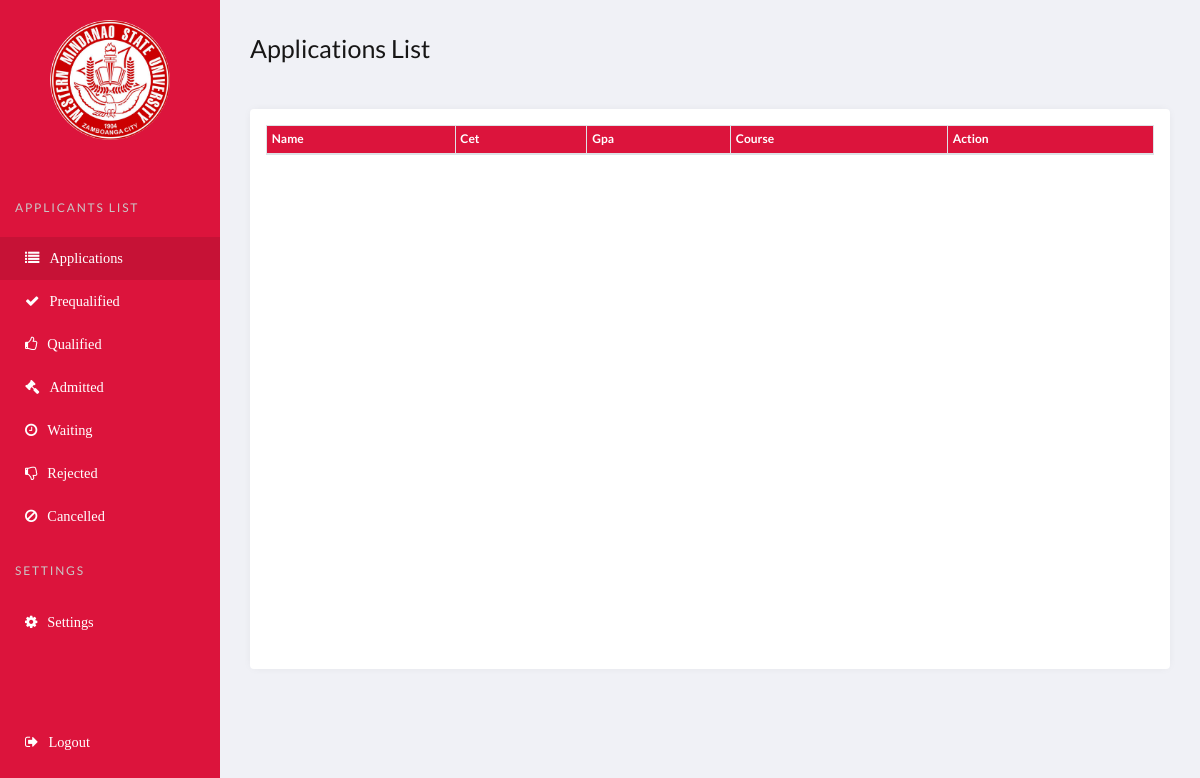
The page /admin/admin.main.php (signed in) on the database as committed earlier.
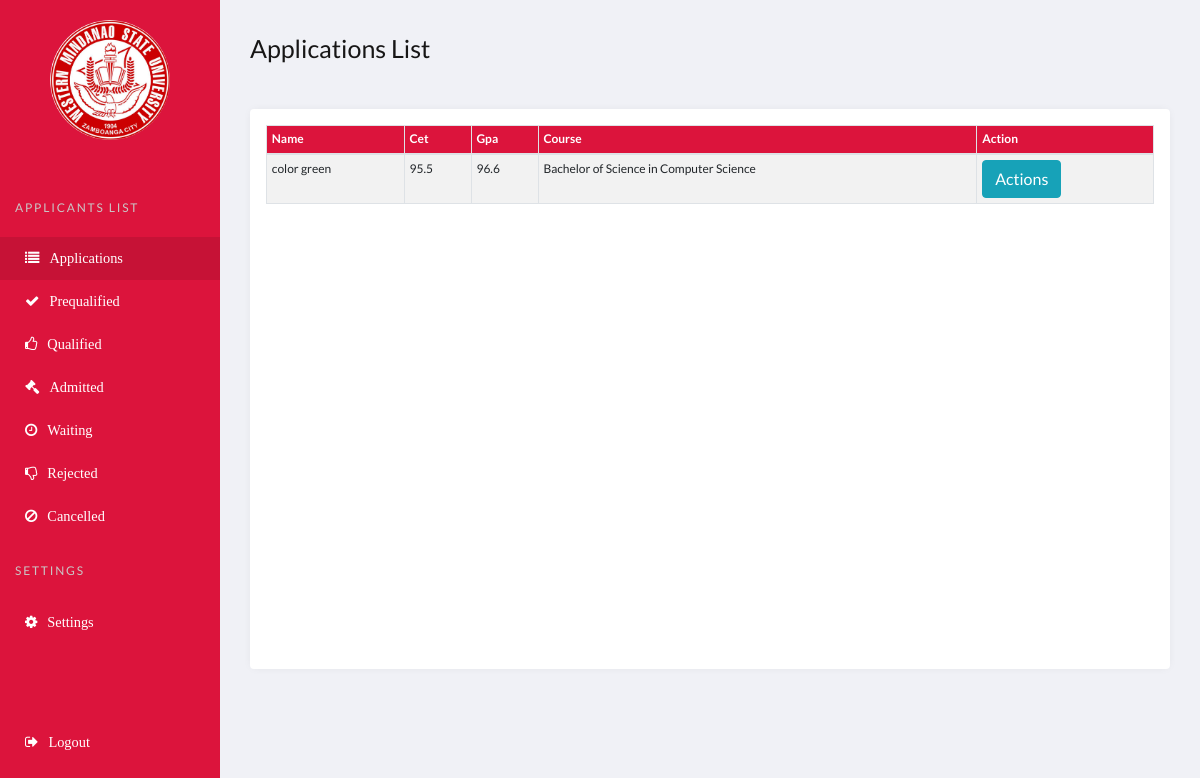
The same page on the database as committed later.
### tables this page shows
CREATE TABLE `selectedcourse` (
  `id` int(11) NOT NULL,
  `user_id` int(11) NOT NULL,
  `course_id` int(11) NOT NULL,
  `file_id` int(11) NOT NULL,
  `userStatus` varchar(100) DEFAULT NULL,
  `date` varchar(200) NOT NULL
);

CREATE TABLE `users` (
  `id` int(11) NOT NULL,
  `username` varchar(100) NOT NULL,
  `fname` varchar(100) NOT NULL,
  `lname` varchar(100) NOT NULL,
  `email` varchar(100) NOT NULL,
  `user_type` varchar(100) NOT NULL,
  `password` varchar(100) NOT NULL
);

CREATE TABLE `attachment` (
  `id` int(11) NOT NULL,
  `cet_path` text NOT NULL,
  `gmoral_path` text NOT NULL,
  `gpa_path` text NOT NULL,
  `shiftee_path` text DEFAULT NULL,
  `user_id` int(100) NOT NULL,
  `cetValue` varchar(100) NOT NULL,
  `gpaValue` varchar(100) NOT NULL
);

CREATE TABLE `coursestbl` (
  `course_id` int(11) NOT NULL,
  `course_name` varchar(255) NOT NULL,
  `course_description` varchar(1000) NOT NULL,
  `college_id` int(11) NOT NULL,
  `course_img` text DEFAULT NULL,
  `quota` int(200) DEFAULT NULL,
  `waiting` int(200) DEFAULT NULL,
  `cet_req` float DEFAULT NULL,
  `gpa_req` float DEFAULT NULL
);

### admin/admin.main.php (the view, shortened to what this page needs)
<?php
include('../functions.php');
?>
<!DOCTYPE html>
<html lang="en">
<head>
    <link rel="stylesheet" href="../bootstrap4/css/bootstrap.min.css">
    <link href="//maxcdn.bootstrapcdn.com/font-awesome/4.7.0/css/font-awesome.min.css" rel="stylesheet">
    <link rel="stylesheet" href="../css/admin.style.css">
    <link rel="stylesheet" type="text/css" href="../DataTables/datatables.css">
</head>
<body>
    <?php  if (isset($_SESSION['user'])) : ?>
    <header class="page-header">
        <nav>
          <a href="../index.html">
            <img class="logo mx-auto" src="../seal/wmsu-logo.png" alt="wmsu logo">
          </a>
          <ul class="admin-menu">
            <li class="menu-heading">
              <h3>APPLICANTS LIST</h3>
            </li>
            <li>
                <a href="#admin.main.php" class="active">
                  <i class="fa fa-list" aria-hidden="true"><span>Applications</span></i>
                </a>
            </li>
            <li>
                <a href="admin.pre.php">
                  <i class="fa fa-check" aria-hidden="true"><span>Prequalified</span></i>
                </a>
            </li>
            <li>
                <a href="admin.qual.php">
                    <i class="fa fa-thumbs-o-up" aria-hidden="true"><span>Qualified</span></i>
                </a>
            </li>
            <li>
                <a href="admin.admit.php">
                <i class="fa fa-gavel" aria-hidden="true"><span>Admitted</span></i>
                </a>
            </li>
            <li>
                <a href="admin.wait.php">
                <i class="fa fa-clock-o" aria-hidden="true"><span>Waiting</span></i>
                </a>
            </li>
            <li>
              <a href="admin.rej.php">
                <i class="fa fa-thumbs-o-down" aria-hidden="true"><span>Rejected</span></i>
              </a>
            </li>
            <li>
              <a href="admin.calcel.php">
              <i class="fa fa-ban" aria-hidden="true"><span>Cancelled</span></i>
              </a>
            </li>
            <li class="menu-heading">
              <h3>Settings</h3>
            </li>
            <li>
              <a href="setting.admin.php">
                <i class="fa fa-cog" aria-hidden="true"><span>Settings</span></i>
              </a>
            </li>
            <li>
              <a href="../index.php?logout='1'">
                <i class="fa fa-sign-out"><span>Logout</span></i>
              </a>
            </li>
          </ul>
        </nav>
      </header>
      <?php endif ?>
      <section class="page-content">
        <section class="btn-group">
          <p class="section-name">Applications List</p>
        </section>
        <section class="grid">
          <article>
              <div class="table table-responsive-sm table-responsive-md table-responsive-lg table-responsive-xl mx-3 my-3">
                <table class="table table-sm table-striped table-bordered table-hover" id="printable-table">
                    <thead class="thead">
                    <?php $results = mysqli_query($db, "SELECT * from selectedcourse
                      LEFT JOIN users ON selectedcourse.user_id = users.id
                      LEFT JOIN coursestbl ON selectedcourse.course_id = coursestbl.course_id
                      LEFT JOIN attachment ON selectedcourse.file_id = attachment.id WHERE userStatus='PENDING'")?>
                        <tr>
                            <th>Name</th>
                            <th>Cet</th>
                            <th>Gpa</th>
                            <th>Course</th>
                            <th>Action </th>
                        </tr>
                    </thead>
                    <tbody class="tbody">
                        <?php while ($row = mysqli_fetch_array($results)) { ?>
                            <tr>
                          <td><?php echo $row['fname']; ?> <?php echo $row['lname']; ?></td>
                          <td><?php echo $row['cetValue']; ?></td>
                          <td><?php echo $row['gpaValue']; ?></td>
                          <td><?php echo $row['course_name']; ?></td>
                          <td>
                            <button type="button" class ="btn btn-info actionbtn">Actions</button>
                          </td>
                        <?php
                          }
                        ?>
                    </tbody>
                </table>
              </div>
          </article>
        </section>
      </section>
</body>
</html>

### css/admin.style.css (style rules this page uses)
:root { --page-header-bgColor: crimson; --page-header-bgColor-hover: rgba(0, 0, 0, 0.103); --page-header-txtColor: white; --page-header-headingColor: rgb(202, 198, 198); --page-header-width: 220px; --page-content-bgColor: #f0f1f6; --page-content-txtColor: #171616; --page-content-blockColor: #fff; --border-radius: 4px; --box-shadow: 0 0 10px -2px rgba(0, 0, 0, 0.075); }
* { padding: 0; margin: 0; box-sizing: border-box; }
ul { list-style: none; }
a,button { color: inherit; }
a { text-decoration: none; }
button { cursor: pointer; }
button, input { border: none; }
i { display: block; }
body { font: 16px/1.5 "Lato", sans-serif; }
.page-header { position: fixed; top: 0; left: 0; right: 0; bottom: 0; overflow: auto; padding-top: 20px; width: var(--page-header-width); color: var(--page-header-txtColor); background: var(--page-header-bgColor); }
.page-header nav { display: flex; flex-direction: column; min-height: 100%; }
.page-header .logo { border-radius: 50%; display: block; max-width: 120px; }
.page-header .admin-menu { display: flex; flex-direction: column; flex-grow: 1; margin-top: 35px; }
.page-header .admin-menu li:nth-last-child(2) { margin-bottom: 35px; }
.page-header .admin-menu li:last-child { margin-top: auto; margin-bottom: 20px; }
.page-header .admin-menu li > * { width: 100%; padding: 14px 15px; }
.page-header .admin-menu li i span { width: 100%; padding: 14px 10px; }
.page-header .admin-menu .menu-heading h3 { text-transform: uppercase; letter-spacing: 0.15em; font-size: 12px; margin-top: 12px; color: var(--page-header-headingColor); }
.page-header .admin-menu i { width: 10px; height: 15px; fill: var(--page-header-txtColor); margin-right: 0px; margin-left: 10px; transition: fill 0.2s; }
.page-header .admin-menu li a { text-decoration: none; }
.page-header .admin-menu li a.active { background-color: var(--page-header-bgColor-hover); }
.page-header .admin-menu a, .page-header .admin-menu button { display: flex; align-items: center; font-size: 0.9rem; transition: background 0.2s, color 0.2s; }
.page-content { position: relative; left: var(--page-header-width); width: calc(100% - var(--page-header-width)); min-height: 100vh; padding: 30px; color: var(--page-content-txtColor); background: var(--page-content-bgColor); }
.btn-group { display: grid; grid-template-columns: 1fr auto; grid-column-gap: 0px; align-items: center; background: var(--page-content-bgColor); margin-bottom: 25px; }
.btn-group .section-name { font-size: 25px; }
.page-content .grid .thead { background-color: var(--page-header-bgColor); color: white; font-size: 12px; }
.page-content .grid .tbody { font-size: 12px; }
.page-content .grid > article { display: flex; min-height: 70vh; height: 100%; background: var(--page-content-blockColor); border-radius: var(--border-radius); box-shadow: var(--box-shadow); }

Rows that differ between the two databases and show on the page:
added selectedcourse: user.fname "color", user.lname "green", file.cetValue "95.5", file.gpaValue "96.6", course.course_name "Bachelor of Science in Computer Science"
